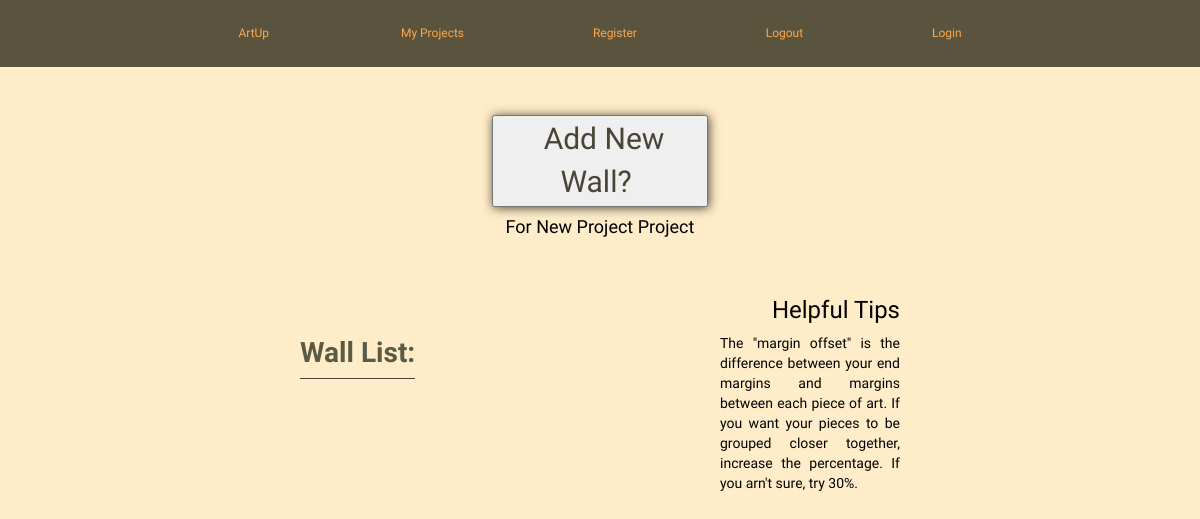
Before: /project/6 with the older database file.
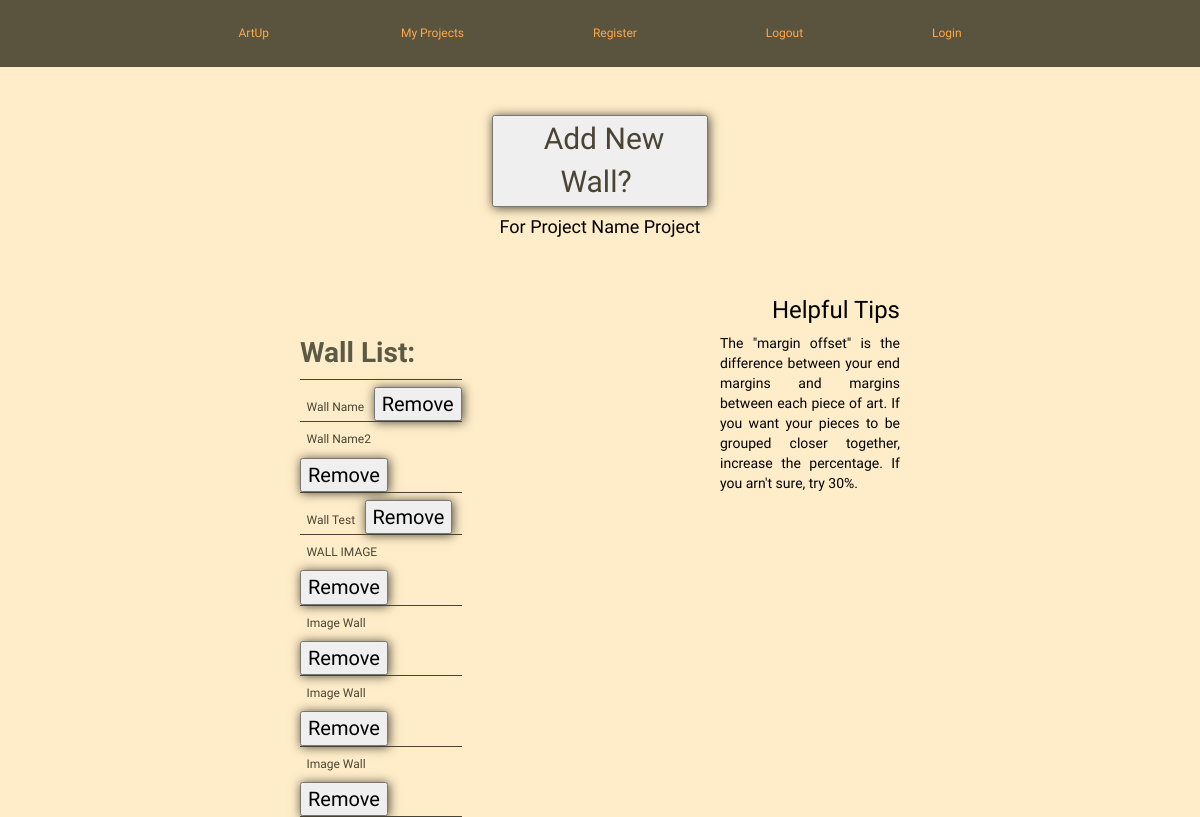
After: the same page with the newer database file.
### model.py (models this page shows, shortened)
class Project(db.Model):
    __tablename__ = "projects"
    project_id = db.Column(db.Integer, autoincrement=True, primary_key=True)
    user_id = db.Column(db.Integer, db.ForeignKey('users.user_id'))
    project_name = db.Column(db.String(64), nullable=True, default='Project')

class Wall(db.Model):
    __tablename__ = "walls"
    wall_id = db.Column(db.Integer, autoincrement=True, primary_key=True)
    project_id = db.Column(db.Integer, db.ForeignKey('projects.project_id'))
    wall_name = db.Column(db.String(64), nullable=True, default='Wall')
    wall_width = db.Column(db.Integer, nullable=False)
    wall_height = db.Column(db.Integer, nullable=False)
    center_line = db.Column(db.Integer, default=58, nullable=True)
    wall_img = db.Column(db.String(200), nullable=True)
    offset_percent = db.Column(db.String(64), default=3000, nullable=True)

### server.py (the view)
@app.route('/project/<int:project_id>', methods=["GET", "POST"])
def show_project(project_id):
    walls = Wall.query.filter(Wall.project_id == project_id).all()
    project_obj = Project.query.filter(project_id == Project.project_id).first()
    project_name = project_obj.project_name
    return render_template("project.html",
                           wall_list=walls,
                           project_id=project_id,
                           project_name=project_name)

### templates/project.html (shortened to what this page needs)
{% extends 'base.html' %}
{% block head %}
<link rel="stylesheet" href="/static/project_wall_lst.css">
{% endblock %}
{% block content %}
<div class="new-project">
   <button> <a href= '/project/{{ project_id }}/new-wall' data-hover="Add New Wall?">
        <span id="new-project">Add New Wall?</span>
            </a>
    </button>
    <h4>For  {{project_name}} Project</h4>
</div>
<div class="help-info-title">
    <h3> Helpful Tips </h3>
    <p> The "margin offset" is the difference between your end margins and margins
        between each piece of art. If you want your pieces to be grouped closer together,
        increase the percentage. If you arn't sure, try 30%.
    </p>
</div>
<table>
  <thead>
    <tr>
      <th scope="col">Wall List:</th>
    </tr>
  </thead>
  <tbody>
      {% for wall in wall_list %}
        <tr scope="col" id="{{wall.wall_id}}">
          <td>
            <a id="list" href= '/saved_wall_process/{{wall.wall_id}}'>
              {{ wall.wall_name }}
            </a>
            <button type="button" class="wall_item" data-id="{{wall.wall_id}}">Remove
            </button>
          <td>
      {% endfor %}
  </tbody>
</table>
{% endblock %}

### templates/base.html (shortened to what this page needs)
<!doctype html>
<html>
<head>
  <link rel="stylesheet" href="https://maxcdn.bootstrapcdn.com/bootstrap/3.3.4/css/bootstrap.min.css">
  <link rel="stylesheet" href="/static/styles.css">
  {% block head %}{% endblock %}
</head>
<body>
    <header>
      <nav>
        <a href ='/' class="head-nav"> ArtUp </a>
        <a href ='/user-profile' class="head-nav"> My Projects </a>
        {% if "email" not in session %}
            <a href ='/register' class="head-nav">Register </a>
        {% endif %}
        <a href = '/logout' class="head-nav">Logout </a>
        <a href = '/login' class="head-nav">Login </a>
    </header>
	{% block content %}{% endblock %}
</body>
</html>

### static/styles.css (style rules this page uses)
* { box-sizing: border-box; }
.head-nav::before, .head-nav::after { display: inline-block; opacity: 0; -webkit-transition: -webkit-transform 0.3s, opacity 0.2s; -moz-transition: -moz-transform 0.3s, opacity 0.2s; transition: transform 0.3s, opacity 0.2s; }
.head-nav::before { margin-right: 10px; content: '['; -webkit-transform: translateX(20px); -moz-transform: translateX(20px); transform: translateX(20px); }
.head-nav::after { margin-left: 10px; content: ']'; -webkit-transform: translateX(-20px); -moz-transform: translateX(-20px); transform: translateX(-20px); }
header a { display: inline-block; padding: 20pxa 5%; font-size: 15px; }
header { background-color: #5A533E; padding: 15px 0; }
body { text-align: center; }
a:link { color: rgb(255, 169, 73); text-decoration: none; }
@media only screen
  and (min-width: 600px) 
  and (max-width: 1200px) { a:link { font-size: 12px; padding: 10px 4%; } }

### static/project_wall_lst.css (style rules this page uses)
body { font-family: 'Raleway', sans-serif; background-color: #ffedc9; color: black; }
button { box-shadow: 1px 1px 10px #494434; margin-top: 4%; }
#new-project { color: #494434; font-size: 30px; }
h4 { text-align: center; }
table { margin-left: 25%; }
th { padding-bottom: 4%; font-size: 28px; color: #5b5b45 }
tr { font-size: 20px; text-align: left; border-bottom: 1px solid #494434; }
#list { color: #494434; }
h3 { margin-top: 5%; margin-right: 25%; text-align: right; }
p { max-width: 15%; float: right; text-align: justify; margin-right: 25%; }

Changed rows visible on the page:
changed Project: project_name "New Project" → "Project Name"
added Wall: wall_name "Wall Name"
added Wall: wall_name "Wall Name2"
added Wall: wall_name "Wall Test"
added Wall: wall_name "WALL IMAGE"
added Wall: wall_name "Image Wall"
added Wall: wall_name "Image Wall"
added Wall: wall_name "Image Wall"
